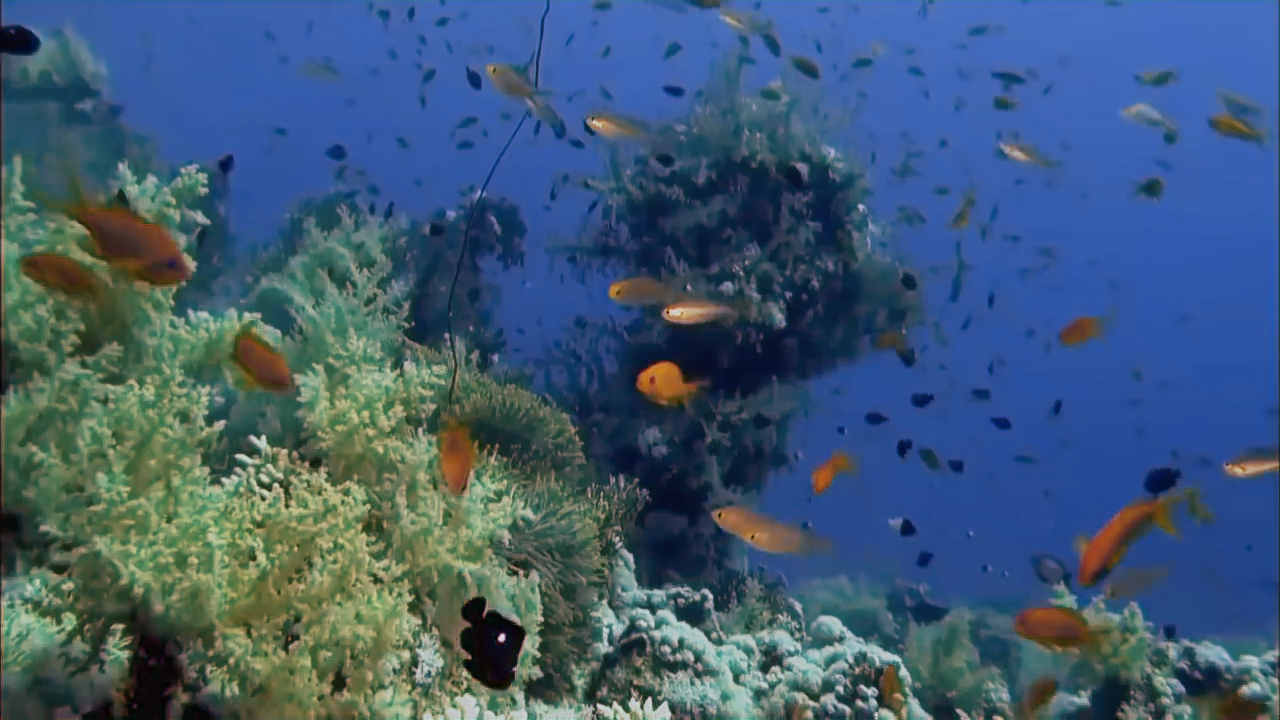
#> input picture test_real/616.png, 1280 x 720 px; its folder holds only this picture in this run
$ python -i utils.py   (imports and definitions only)   (older library calls are emulated)
#> lines starting #> are read from the running program, lines starting #| are printed output that depends on the picture
"""
Scipy version > 0.18 is needed, due to 'mode' option from scipy.misc.imread function
"""

import os
import glob
import h5py
import random
import matplotlib.pyplot as plt
import cv2 as cv

from PIL import Image  # for loading images as YCbCr format
import scipy.misc
import scipy.ndimage
import numpy as np
import math
import imageio

import tensorflow as tf

#FLAGS = tf.app.flags.FLAGS

def transform(images):
  return np.array(images)/127.5 - 1.
def inverse_transform(images):
  return (images+1.)/2
# [36 lines left out: functions prepare_data, imread, imsave, not called in this run]

def get_image(image_path,is_grayscale=False):
  image = imread(image_path, is_grayscale)
  return image/255
def get_lable(image_path,is_grayscale=False):
  image = imread(image_path, is_grayscale)
  return image/255.
def imsave_lable(image, path):
  return imageio.imwrite(path, image*255)


def white_balance(img, percent=0):
#    img=cv.cvtColor(img, cv.COLOR_RGB2BGR)
#> called with percent = 0
    out_channels = []
    cumstops = (
        img.shape[0] * img.shape[1] * percent / 200.0,
        img.shape[0] * img.shape[1] * (1 - percent / 200.0)
    )
#> cumstops = (0, 921600)
    for channel in cv.split(img):
        cumhist = np.cumsum(cv.calcHist([channel], [0], None, [256], (0,256)))
        low_cut, high_cut = np.searchsorted(cumhist, cumstops)
        lut = np.concatenate((
            np.zeros(low_cut),
            np.around(np.linspace(0, 255, high_cut - low_cut + 1)),
            255 * np.ones(255 - high_cut)
        ))
        out_channels.append(cv.LUT(channel, lut.astype('uint8')))
#> this loop made 3 passes
#> high_cut on passes 1 to 3: 245, 255, 238
#> after the loop, out_channels = 3 items
    img=cv.merge(out_channels)
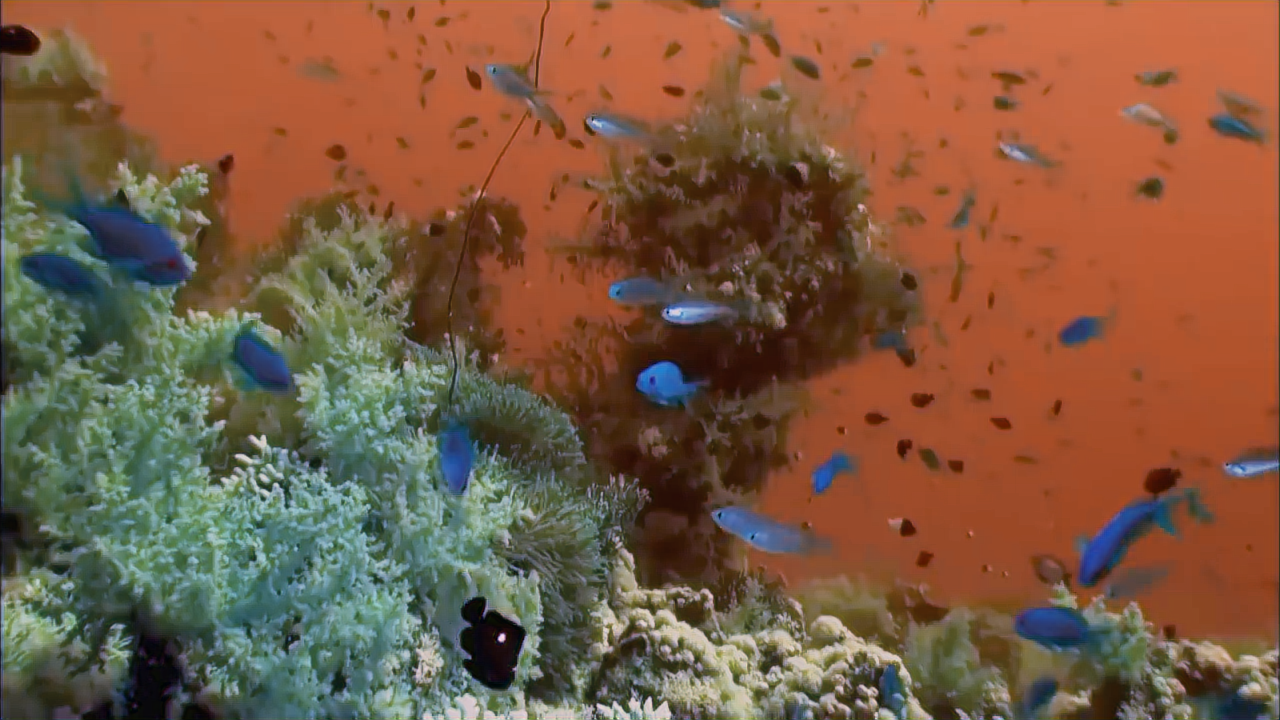
#> img: shape (720, 1280, 3); mean of channels 0, 1, 2 65.9, 89.9, 124.6; drawn as B, G, R
    #cv.imshow('WB1', img)
    print(percent)
    #cv.waitKey(0)
    #cv.destroyAllWindows()
#    img=cv.cvtColor(img, cv.COLOR_BGR2RGB)
    return img

# [7 lines left out: function adjust_gamma, not called in this run]


# [14 lines of commented-out code are left out]

>>> import cv2
>>> picture = cv2.cvtColor(cv2.imread('../test_real/616.png'), cv2.COLOR_BGR2RGB)
>>> result = white_balance(picture)

$ run again, on test_real/866.png
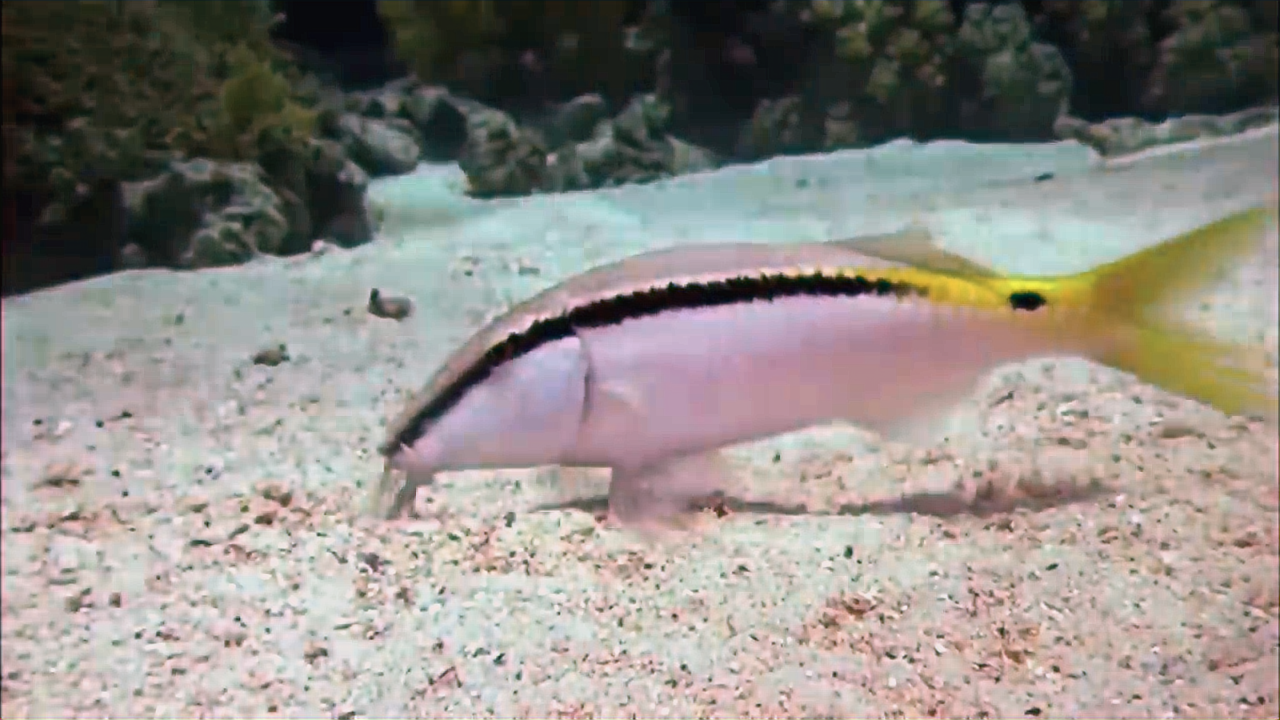
#> input picture test_real/866.png, 1280 x 720 px
#> the loop in white_balance, `for channel in cv.split(img):` made 3 passes
#> high_cut on passes 1 to 3: 254, 254, 255
#> after the loop in white_balance, `for channel in cv.split(img):`: out_channels = 3 items
#> in white_balance, `img=cv.merge(out_channels)`:
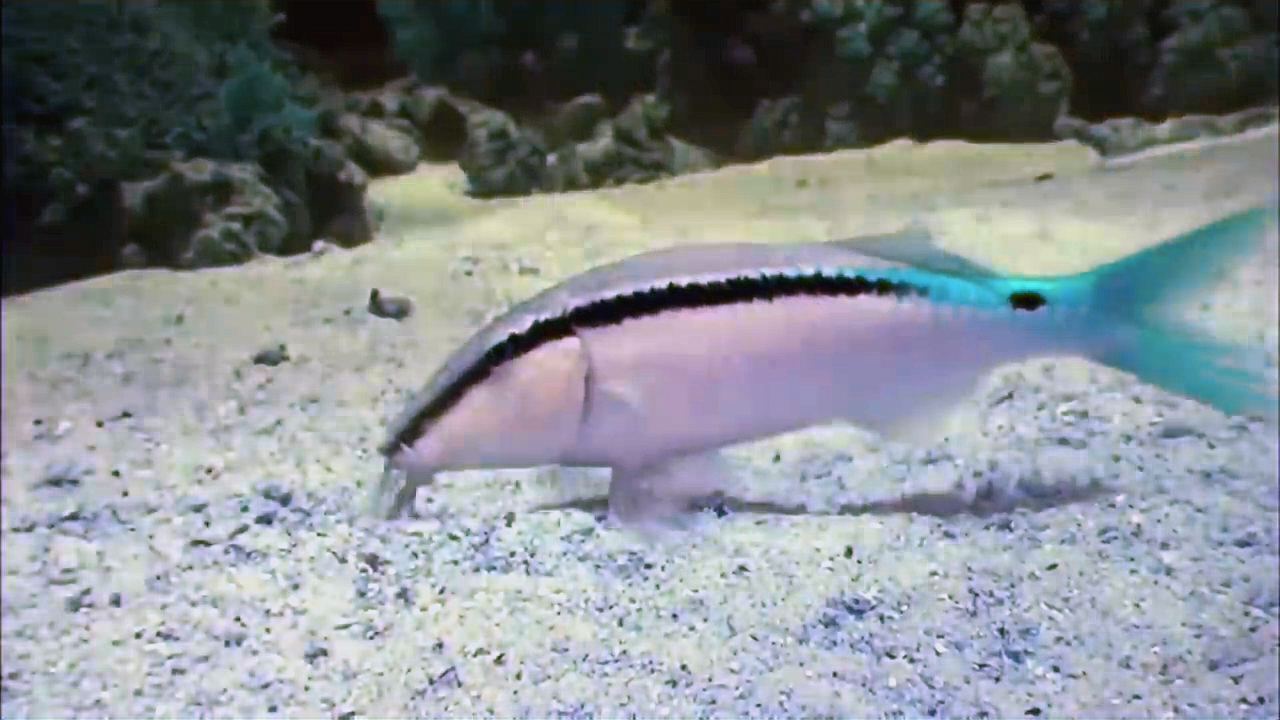
#> img: shape (720, 1280, 3); mean of channels 0, 1, 2 145, 139.7, 133.9; drawn as B, G, R

$ run again, on test_real/880.png
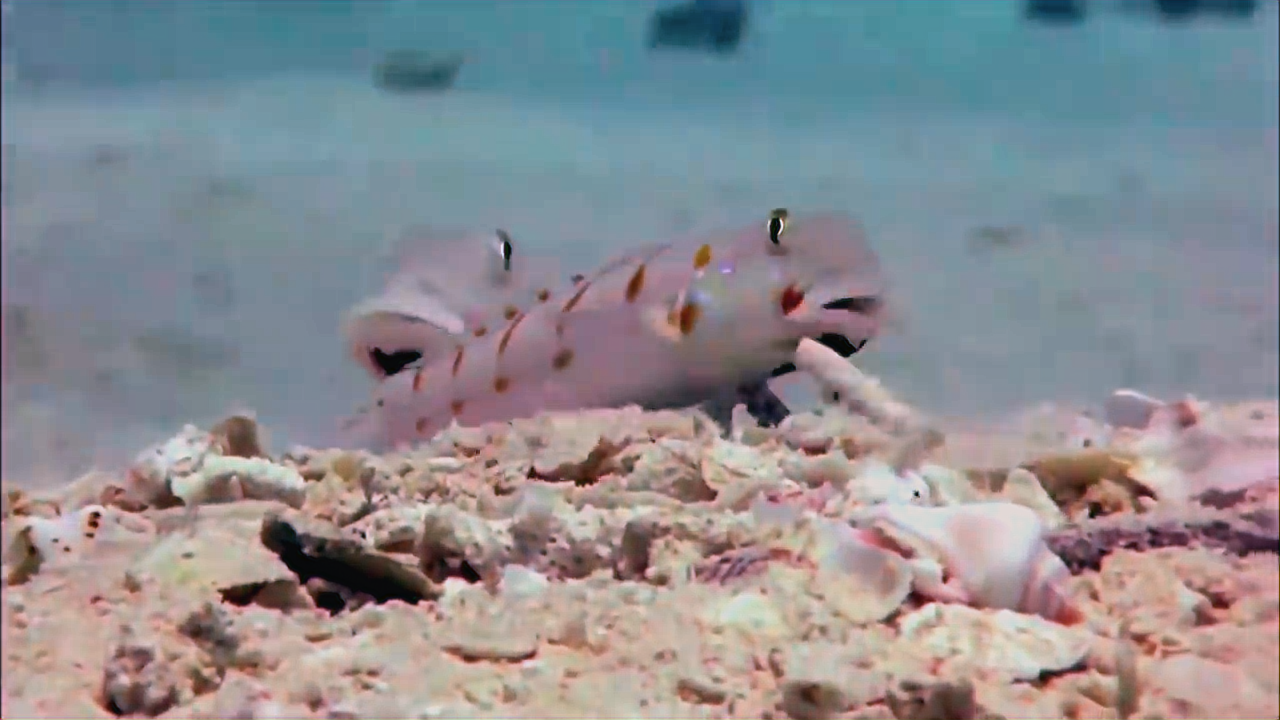
#> input picture test_real/880.png, 1280 x 720 px
#> the loop in white_balance, `for channel in cv.split(img):` made 3 passes
#> high_cut on passes 1 to 3: 250, 236, 255
#> after the loop in white_balance, `for channel in cv.split(img):`: out_channels = 3 items
#> in white_balance, `img=cv.merge(out_channels)`:
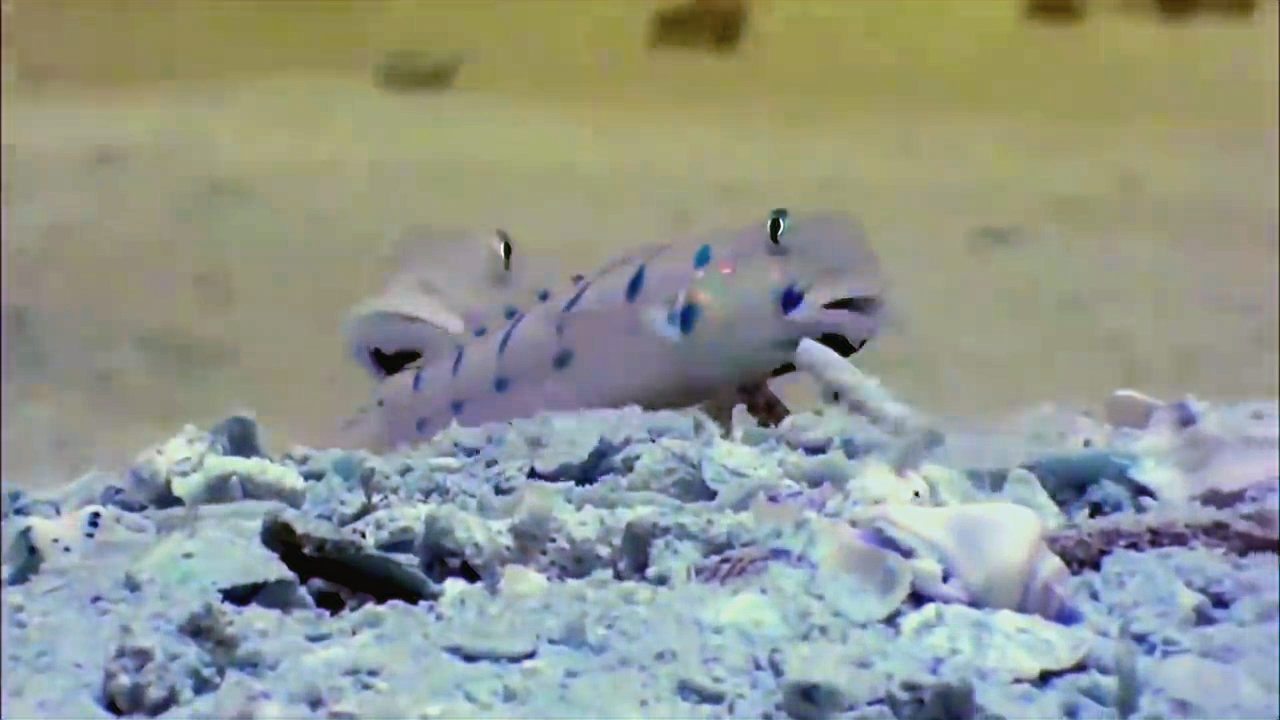
#> img: shape (720, 1280, 3); mean of channels 0, 1, 2 142.1, 151.3, 145.4; drawn as B, G, R
